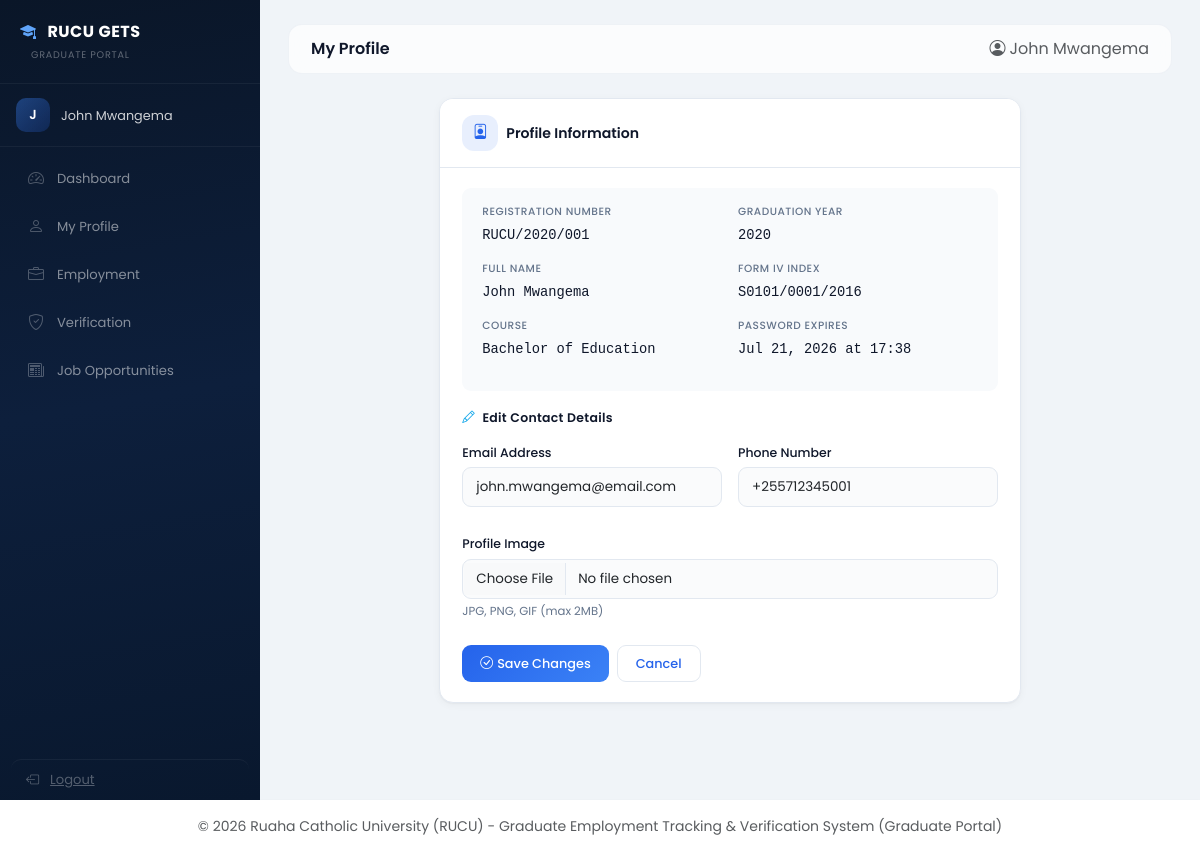
Screenshot of /graduate/profile.php (signed in) with the database file from the repository.
### tables this page shows
CREATE TABLE IF NOT EXISTS graduates (
    id INT AUTO_INCREMENT PRIMARY KEY,
    reg_number VARCHAR(50) UNIQUE NOT NULL,
    full_name VARCHAR(200) NOT NULL,
    email VARCHAR(150),
    phone VARCHAR(20),
    course VARCHAR(150) NOT NULL,
    graduation_year INT NOT NULL,
    form4_index_number VARCHAR(50) NOT NULL,
    password VARCHAR(255) DEFAULT NULL,
    password_expiry_date DATETIME DEFAULT NULL,
    first_login TINYINT(1) DEFAULT 1,
    profile_image VARCHAR(255) DEFAULT NULL,
    created_at TIMESTAMP DEFAULT CURRENT_TIMESTAMP,
    updated_at TIMESTAMP DEFAULT CURRENT_TIMESTAMP ON UPDATE CURRENT_TIMESTAMP,
    INDEX idx_reg_number (reg_number),
    INDEX idx_graduation_year (graduation_year),
    INDEX idx_course (course)
);

### includes/helpers.php (called while the page is built, shortened)
<?php
function formatDate($date) {
    $ts = strtotime($date);
    return date('M d, Y \a\t H:i', $ts);
}

### graduate/profile.php (the view, shortened to what this page needs)
<?php
require_once __DIR__ . '/../includes/helpers.php';
$db = getDB();
$graduate_id = $_SESSION['graduate_id'];
$stmt = $db->prepare("SELECT * FROM graduates WHERE id = ?");
$stmt->execute([$graduate_id]);
$graduate = $stmt->fetch();
require_once __DIR__ . '/../includes/graduate_header.php';
?>
<div class="row justify-content-center">
    <div class="col-lg-8">
        <div class="card animate-in animate-delay-1">
            <div class="card-header d-flex align-items-center gap-2">
                <div class="icon-box" style="background:rgba(37,99,235,0.1);color:var(--rucu-primary);width:36px;height:36px;font-size:0.95rem">
                    <i class="bi bi-person-badge"></i>
                </div>
                <h5 class="mb-0">Profile Information</h5>
            </div>
            <div class="card-body">
                <div style="background:#f8fafc;border-radius:var(--rucu-radius-sm);padding:16px 20px;margin-bottom:20px">
                    <div class="row g-3">
                        <div class="col-md-6">
                            <div class="info-item"><span>Registration Number</span><code><?= htmlspecialchars($graduate['reg_number']) ?></code></div>
                            <div class="info-item"><span>Full Name</span><code><?= htmlspecialchars($graduate['full_name']) ?></code></div>
                            <div class="info-item"><span>Course</span><code><?= htmlspecialchars($graduate['course']) ?></code></div>
                        </div>
                        <div class="col-md-6">
                            <div class="info-item"><span>Graduation Year</span><code><?= $graduate['graduation_year'] ?></code></div>
                            <div class="info-item"><span>Form IV Index</span><code><?= htmlspecialchars($graduate['form4_index_number']) ?></code></div>
                            <div class="info-item"><span>Password Expires</span><code><?= formatDate($graduate['password_expiry_date']) ?></code></div>
                        </div>
                    </div>
                </div>
                <form method="POST" action="" enctype="multipart/form-data">
                    <h6 style="font-size:0.78rem;font-weight:600;color:var(--rucu-text);margin-bottom:14px;letter-spacing:0.3px"><i class="bi bi-pencil me-1" style="color:var(--rucu-accent)"></i> Edit Contact Details</h6>
                    <div class="row g-3 mb-4">
                        <div class="col-md-6">
                            <label class="form-label">Email Address</label>
                            <input type="email" name="email" class="form-control" value="<?= htmlspecialchars($graduate['email'] ?? '') ?>" required>
                        </div>
                        <div class="col-md-6">
                            <label class="form-label">Phone Number</label>
                            <input type="tel" name="phone" class="form-control" value="<?= htmlspecialchars($graduate['phone'] ?? '') ?>">
                        </div>
                    </div>
                    <div class="mb-4">
                        <label class="form-label">Profile Image</label>
                        <input type="file" name="profile_image" class="form-control" accept="image/*">
                        <div class="form-text">JPG, PNG, GIF (max 2MB)</div>
                    </div>
                    <div class="d-flex gap-2">
                        <button type="submit" class="btn btn-primary"><i class="bi bi-check-circle me-1"></i>Save Changes</button>
                        <a href="dashboard.php" class="btn btn-outline-primary">Cancel</a>
                    </div>
                </form>
            </div>
        </div>
    </div>
</div>
<?php require_once __DIR__ . '/../includes/graduate_footer.php'; ?>

### includes/graduate_header.php (style rules this page uses)
:root { --navy-900: #0b1a33; --navy-800: #0f2847; --navy-700: #1a3a5f; --blue-600: #2563eb; --blue-500: #3b82f6; --blue-400: #60a5fa; --sky-400: #38bdf8; --sky-300: #7dd3fc; --rucu-primary: #2563eb; --rucu-primary-light: #3b82f6; --rucu-accent: #0ea5e9; --rucu-surface: #ffffff; --rucu-bg: #f0f4f8; --rucu-text: #0f172a; --rucu-text-light: #64748b; --rucu-border: #e2e8f0; --rucu-radius: 14px; --rucu-radius-sm: 9px; --rucu-shadow: 0 1px 2px rgba(0,0,0,0.04), 0 2px 8px rgba(0,0,0,0.04); --rucu-shadow-hover: 0 8px 24px rgba(37,99,235,0.1), 0 2px 8px rgba(0,0,0,0.04); --rucu-shadow-lg: 0 20px 40px rgba(37,99,235,0.12), 0 4px 16px rgba(0,0,0,0.06); --rucu-glow: 0 0 0 3px rgba(37,99,235,0.1); }
body { font-family: 'Poppins', sans-serif; background: #f0f4f8; color: var(--rucu-text); font-weight: 400; -webkit-font-smoothing: antialiased; }
.animate-in { animation: fadeInUp 0.45s cubic-bezier(0.16, 1, 0.3, 1) forwards; }
.animate-delay-1 { animation-delay: 0.05s; opacity: 0; }
.card { border: 1px solid var(--rucu-border); border-radius: var(--rucu-radius); box-shadow: var(--rucu-shadow); transition: all 0.3s ease; overflow: hidden; background: var(--rucu-surface); }
.card-header { background: var(--rucu-surface); border-bottom: 1px solid var(--rucu-border); padding: 16px 22px; }
.card-header h5 { font-weight: 600; font-size: 0.88rem; color: var(--rucu-text); }
.card-body { padding: 20px 22px; }
.icon-box { width: 42px; height: 42px; display: flex; align-items: center; justify-content: center; border-radius: 12px; font-size: 1.1rem; flex-shrink: 0; transition: all 0.3s ease; }
.btn { font-weight: 500; font-size: 0.8rem; border-radius: var(--rucu-radius-sm); transition: all 0.2s ease; padding: 8px 18px; }
.btn-primary { background: linear-gradient(135deg, var(--rucu-primary), var(--rucu-primary-light)); border: none; color: #fff; }
.btn-outline-primary { border: 1px solid var(--rucu-border); color: var(--rucu-primary); background: transparent; }
.info-item { margin-bottom: 0.9rem; }
.info-item span { display: block; font-size: 0.66rem; color: var(--rucu-text-light); text-transform: uppercase; letter-spacing: 0.5px; margin-bottom: 2px; font-weight: 500; }
.info-item code, .info-item strong { font-size: 0.86rem; font-weight: 500; color: var(--rucu-text); background: none; border: none; padding: 0; }
.form-control, .form-select { border: 1.5px solid var(--rucu-border); border-radius: var(--rucu-radius-sm); font-size: 0.84rem; font-weight: 400; padding: 9px 13px; transition: all 0.2s ease; background: #fafbfc; }
.form-label { font-weight: 500; font-size: 0.78rem; color: var(--rucu-text); margin-bottom: 5px; }
.form-text { font-size: 0.73rem; color: var(--rucu-text-light); margin-top: 4px; }

### rows the page displays
graduates: reg_number "RUCU/2020/001", full_name "John Mwangema", course "Bachelor of Education", graduation_year "2020", form4_index_number "S0101/0001/2016", password_expiry_date "Jul 21, 2026 at 17:38", email "john.mwangema@email.com", phone "+255712345001"

### other values shown
substr($_SESSION['graduate_name'] ?? 'G', 0, 1) "J"
$_SESSION['graduate_name'] "John Mwangema"
$pageTitle "My Profile"
